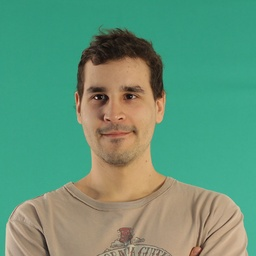
#> input picture image-manipulation/img/portrait1.jpg, 256 x 256 px, shrunk from 900 x 900 before the run
$ python color-replace.py
#> lines starting #> are read from the running program, lines starting #| are printed output that depends on the picture
from PIL import Image, ImageFilter

def matches(color):
	c = (51,156,126)
	tolerance = 30

	if( (c[0] - tolerance) <= color[0] <= (c[0] + tolerance) and
		(c[1] - tolerance) <= color[1] <= (c[1] + tolerance) and
		(c[2] - tolerance) <= color[2] <= (c[2] + tolerance)
		):
		return True
	return False


#Read image
im = Image.open( 'img/portrait1.jpg' )
#> im is the input picture: PIL image 256x256 RGB; mean R, G, B 99.3, 149.6, 121.3

#Data is an array of tuples, each one a RGB color (r,g,b)
pixels = im.load()

#print pixels
x=0
y=0
while y < im.height:
	while x < im.width:
		if matches(pixels[x,y]):
			pixels[x,y] = (255,255,255)
		x += 1
	y += 1
	x=0

#print list(data)
#im.putData(data,1.0)

im.save('img/replaced.jpg');
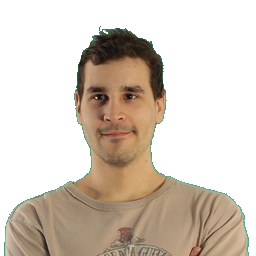
#> saved as replaced.jpg: PIL image 256x256 RGB; mean R, G, B 214.2, 203.3, 191.6
#Display image
#im.show()
